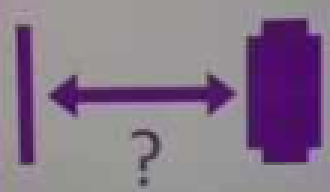
#> input picture code/Distance.png, 110 x 64 px, given in place of the camera (shown 3 times larger)
$ python ShapeCounting.py   (older library calls are emulated)
#> lines starting #> are read from the running program, lines starting #| are printed output that depends on the picture; after the words box and inside, x2 and y2 are one past the last pixel; in counts of white or black regions, pixels touching at a corner belong together
import cv2
import numpy as np

circle = 0
square = 0
triangle = 0
num = 0

def nothing(x):
    pass

cap = cv2.VideoCapture(0)

cv2.namedWindow("Trackbars")
cv2.createTrackbar("L-H", "Trackbars", 46, 180, nothing)
cv2.createTrackbar("L-S", "Trackbars", 90, 255, nothing)
cv2.createTrackbar("L-V", "Trackbars", 39, 255, nothing)
cv2.createTrackbar("U-H", "Trackbars", 178, 180, nothing)
cv2.createTrackbar("U-S", "Trackbars", 255, 255, nothing)
cv2.createTrackbar("U-V", "Trackbars", 185, 255, nothing)

font = cv2.FONT_HERSHEY_COMPLEX

while True:
    _, frame = cap.read()
#> frame is the input picture: shape (64, 110, 3); mean B, G, R 139.1, 118, 135.4
    hsv = cv2.cvtColor(frame, cv2.COLOR_BGR2HSV)
#> hsv: shape (64, 110, 3); mean H, S, V 103.4, 57.4, 141.9

    l_h = cv2.getTrackbarPos("L-H", "Trackbars")
    l_s = cv2.getTrackbarPos("L-S", "Trackbars")
    l_v = cv2.getTrackbarPos("L-V", "Trackbars")
    u_h = cv2.getTrackbarPos("U-H", "Trackbars")
    u_s = cv2.getTrackbarPos("U-S", "Trackbars")
    u_v = cv2.getTrackbarPos("U-V", "Trackbars")

    lower_red = np.array([l_h, l_s, l_v])
    upper_red = np.array([u_h, u_s, u_v])

    mask = cv2.inRange(hsv, lower_red, upper_red)
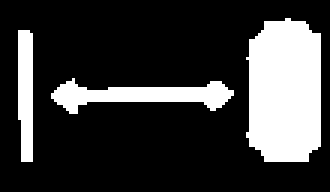
#> mask: shape (64, 110) (shown 3 times larger); 22.8% white; 3 white regions, box (x1, y1, x2, y2) and area: (82, 6, 107, 54) 1057, (17, 26, 78, 38) 345, (6, 10, 11, 54) 205
    kernel = np.ones((5, 5), np.uint8)
    mask = cv2.erode(mask, kernel)
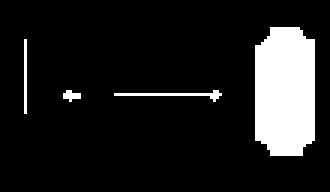
#> mask: shape (64, 110) (shown 3 times larger); 12.3% white; 4 white regions (1 under 20 px)

    _, contours, _ = cv2.findContours(mask, cv2.RETR_TREE, cv2.CHAIN_APPROX_SIMPLE)
#> contours = 4 contours, 3 with area under 20; largest, box (x1, y1, x2, y2) and area: (85, 9, 105, 52) 728


    for cnt in contours:
        area = cv2.contourArea(cnt)
        approx = cv2.approxPolyDP(cnt, 0.02*cv2.arcLength(cnt, True), True)
        x = approx.ravel()[0]
        y = approx.ravel()[1]

        if area > 400:
            cv2.drawContours(frame, [approx], 0, (0, 0, 0), 5)

            if len(approx) == 3:
                cv2.putText(frame, "Triangle", (x, y), font, 1, (0, 0, 0))
                triangle = triangle + 1
                print("triangle",triangle)

            elif len(approx) == 4:
                cv2.putText(frame, "Square", (x, y), font, 1, (0, 0, 0))
                square = square + 1
                print("square",square)
            else:
                cv2.putText(frame, "circle", (x, y), cv2.FONT_HERSHEY_COMPLEX, 0.5, (0, 0, 0))
                circle = circle + 1
                print("circle",circle)
#> this loop made 4 passes
#> (area, x, y, circle) on pass 4: (728.5, 90, 9, 1)
#| circle 1
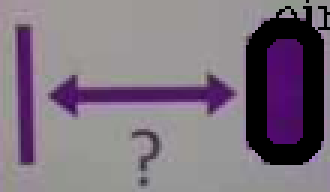
#> frame: shape (64, 110, 3) (shown 3 times larger); 11.32% of pixels changed, all inside (x1, y1, x2, y2) = (82, 0, 110, 55)
#> after the loop, circle = 1; square = 0; triangle = 0

    cv2.imshow("Frame", frame)
    cv2.imshow("Mask", mask)
    cv2.imshow("HSV", hsv)

    circle = 0
    square = 0
    triangle = 0


    key = cv2.waitKey(1)
#> (key Esc is pressed here)
    if key == 27:
        break

cap.release()
cv2.destroyAllWindows()
